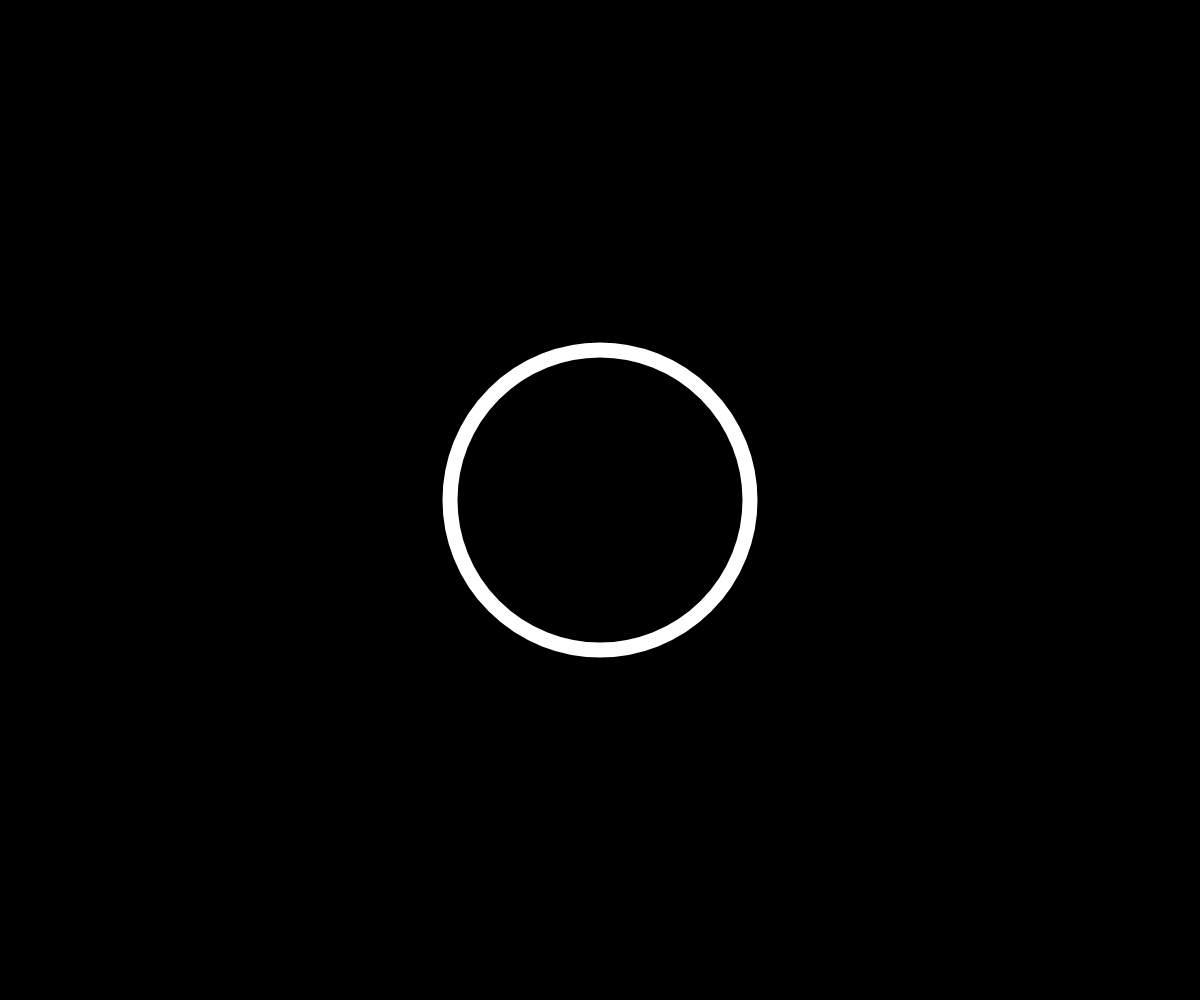
Frame 1 (no input)
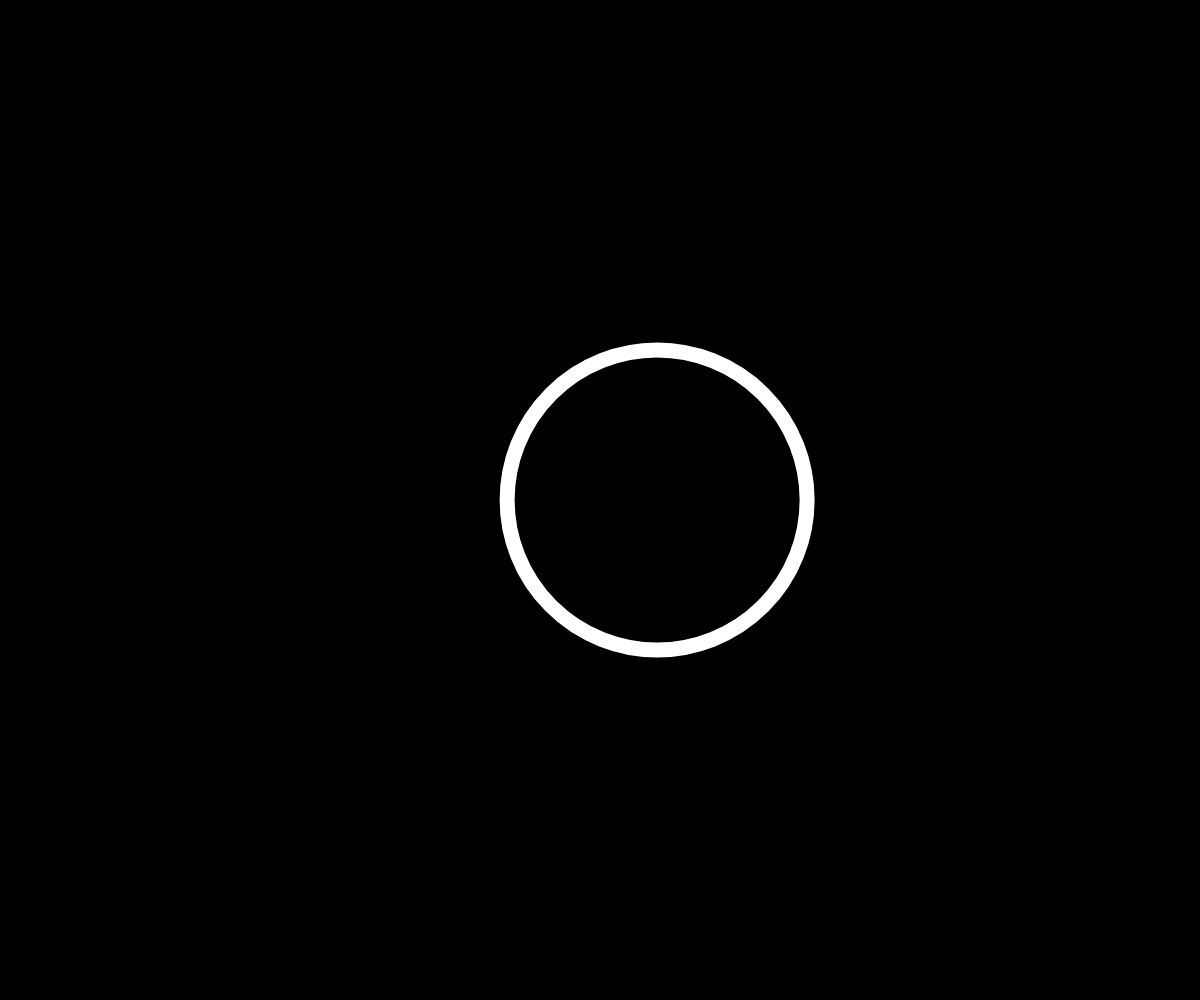
Frame 60 (no input)
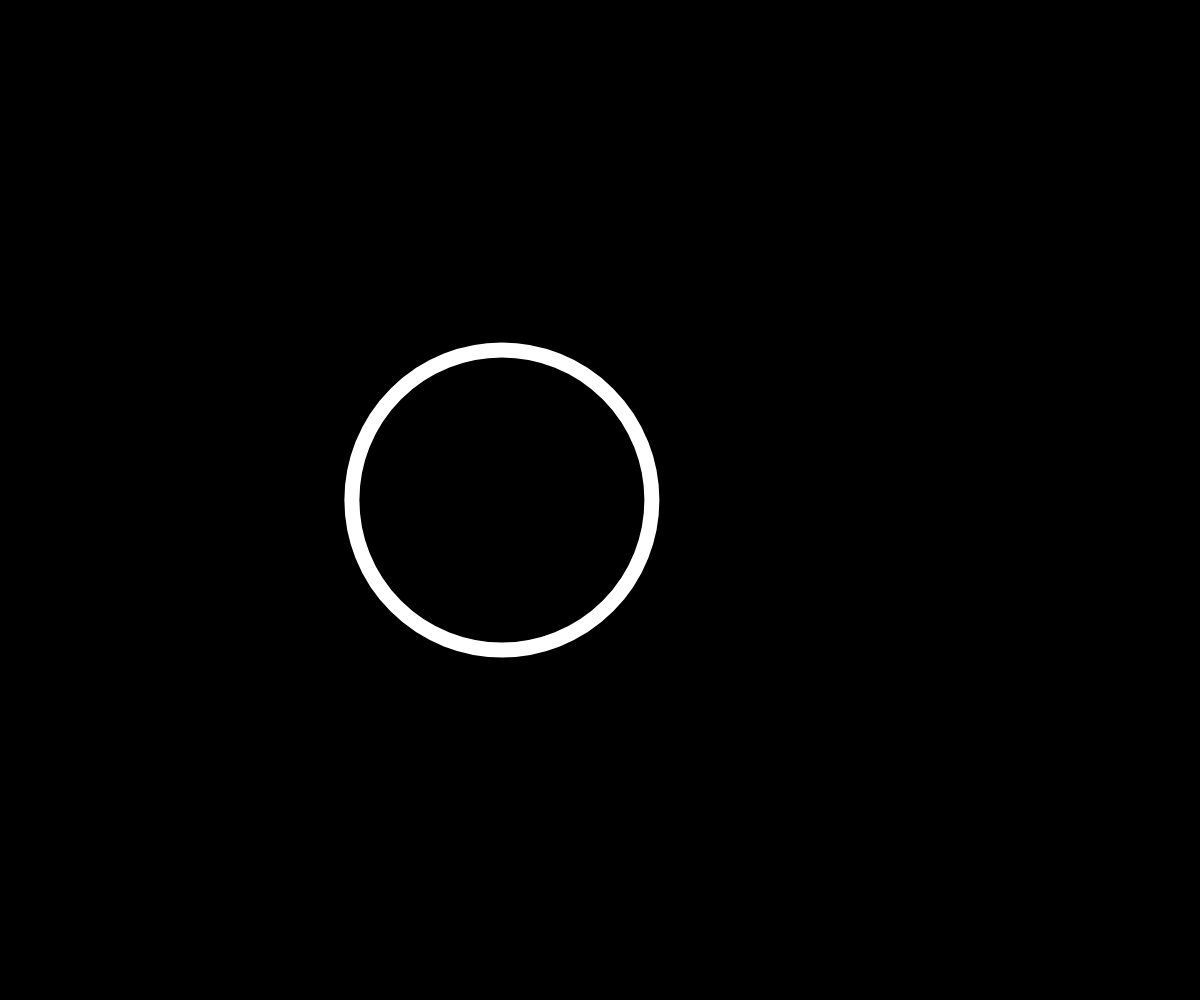
Frame 120 (the mouse pressed at the canvas centre since frame 60)

The p5.js sketch that drew these frames (run headless with seeded random() and noise() and a simulated clock; from frame 60 on, the mouse is pressed at the canvas centre):

// p5.js sketch
// ── sketch.js
/*
Based on p5.js demos by Matt DesLauriers
https://github.com/mattdesl/workshop-p5-intro

The MIT License (MIT) Copyright (c) 2019 Matt DesLauriers

Permission is hereby granted, free of charge, to any person obtaining a copy of this software and associated documentation files (the "Software"), to deal in the Software without restriction, including without limitation the rights to use, copy, modify, merge, publish, distribute, sublicense, and/or sell copies of the Software, and to permit persons to whom the Software is furnished to do so, subject to the following conditions:

The above copyright notice and this permission notice shall be included in all copies or substantial portions of the Software.

THE SOFTWARE IS PROVIDED "AS IS", WITHOUT WARRANTY OF ANY KIND, EXPRESS OR IMPLIED, INCLUDING BUT NOT LIMITED TO THE WARRANTIES OF MERCHANTABILITY, FITNESS FOR A PARTICULAR PURPOSE AND NONINFRINGEMENT. IN NO EVENT SHALL THE AUTHORS OR COPYRIGHT HOLDERS BE LIABLE FOR ANY CLAIM, DAMAGES OR OTHER LIABILITY, WHETHER IN AN ACTION OF CONTRACT, TORT OR OTHERWISE, ARISING FROM, OUT OF OR IN CONNECTION WITH THE SOFTWARE OR THE USE OR OTHER DEALINGS IN THE SOFTWARE.
*/

let angle = 0;

function setup() {
  createCanvas(windowWidth, windowHeight);
  noFill();
  stroke(255);
}

function windowResized() {
  resizeCanvas(windowWidth, windowHeight);
}

function draw() {
  background(0);

  let minDimension = min(width, height);
  
  strokeWeight(minDimension * 0.015);

  let xStart = width * 0.25;
  let xEnd = width * 0.75;
  let x = map(sin(angle), -1, 1, xStart, xEnd);

  let y = height * 0.5;
  let diam = minDimension * 0.3;

  circle(x, y, diam);

  angle += 0.05;
}
